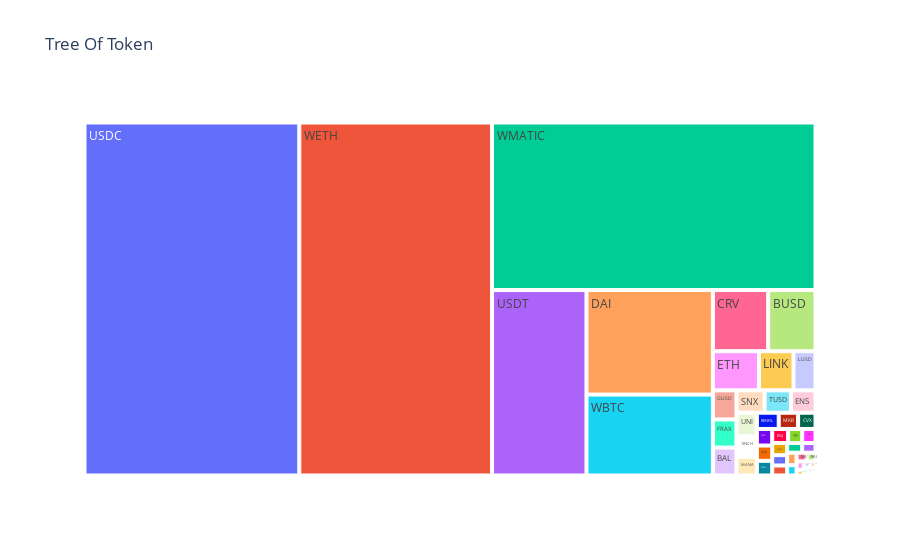

Notebook code for this chart:
### Code cell
fig = px.treemap(t_count, path=['token'], values='count',title='Tree Of Token')
fig.show()

### Figure 1 — Plotly figure (JSON) as saved in the notebook; plotly's stock layout.template omitted (floating-point values rounded to 4 significant figures)
{"data": [{"branchvalues": "total", "domain": {"x": [0, 1], "y": [0, 1]}, "hovertemplate": "labels=%{label}<br>count=%{value}<br>parent=%{parent}<br>id=%{id}<extra></extra>", "ids": ["1INCH", "AAVE", "AMPL", "AmmDAI", "AmmUSDC", "AmmUSDT", "AmmWBTC", "AmmWETH", "BAL", "BAT", "BNB", "BTCB", "BUSD", "COMP", "CRV", "CVX", "Cake", "DAI", "DPI", "ENJ", "ENS", "ETH", "FRAX", "GHST", "GUSD", "LINK", "LUSD", "MANA", "MKR", "PAX", "RAI", "REN", "RENFIL", "SNX", "SUSD", "SUSHI", "TUSD", "UNI", "USDC", "USDP", "USDT", "WBTC", "WETH", "WMATIC", "YFI", "ZRX"], "labels": ["1INCH", "AAVE", "AMPL", "AmmDAI", "AmmUSDC", "AmmUSDT", "AmmWBTC", "AmmWETH", "BAL", "BAT", "BNB", "BTCB", "BUSD", "COMP", "CRV", "CVX", "Cake", "DAI", "DPI", "ENJ", "ENS", "ETH", "FRAX", "GHST", "GUSD", "LINK", "LUSD", "MANA", "MKR", "PAX", "RAI", "REN", "RENFIL", "SNX", "SUSD", "SUSHI", "TUSD", "UNI", "USDC", "USDP", "USDT", "WBTC", "WETH", "WMATIC", "YFI", "ZRX"], "name": "", "parents": ["", "", "", "", "", "", "", "", "", "", "", "", "", "", "", "", "", "", "", "", "", "", "", "", "", "", "", "", "", "", "", "", "", "", "", "", "", "", "", "", "", "", "", "", "", ""], "type": "treemap", "values": [104, 46, 56, 4, 15, 4, 10, 37, 163, 22, 58, 10, 716, 38, 837, 70, 36, 3269, 8, 55, 136, 446, 164, 24, 170, 334, 213, 94, 78, 32, 19, 8, 88, 156, 63, 45, 146, 119, 18762, 7, 4333, 2531, 16835, 13410, 49, 29]}], "layout": {"legend": {"tracegroupgap": 0}, "title": {"text": "Tree Of Token"}}}
